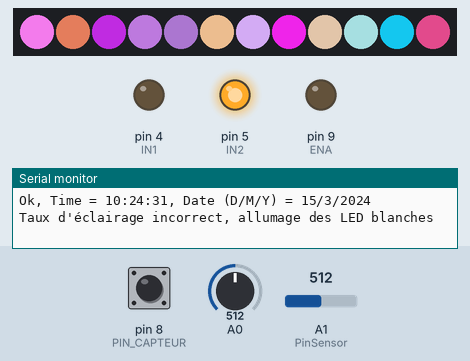
Recording of a sketch running on a simulated Arduino Uno, built with avr-gcc and run on an emulated ATmega328P. Parts: 12 RGB LEDs in strip order, left to right, output pins drawn as LEDs (lit = HIGH), the last lines printed to the serial monitor. Dashed ring = blinking. The test bench sets the inputs (shaded band); at power-on: A1 (PinSensor) = 512, pin 8 (PIN_CAPTEUR) HIGH, A0 = 512. The local clock reads 2024-03-15 10:24:30 at power-on unless the sketch sets it; random numbers use the default seed unless the sketch sets one.

Above: at 1.2 s.
1.3 s: A1 (PinSensor) set to 413
3.3 s: A1 (PinSensor) set to 388
At 4.1 s:
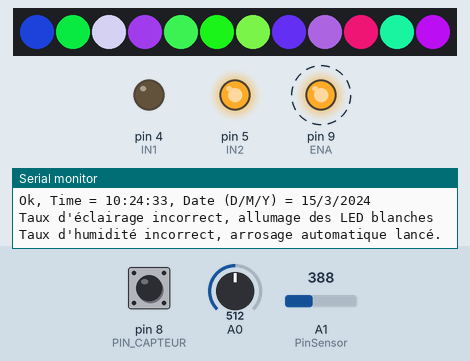
6.0 s: A1 (PinSensor) set to 410
At 7.16 s:
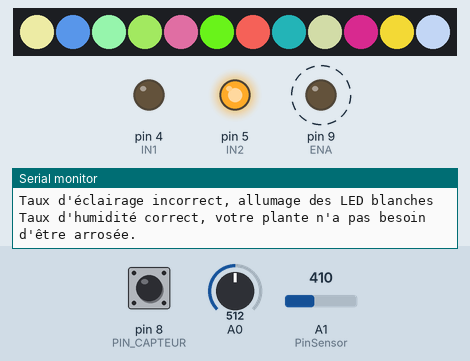
8.7 s: A1 (PinSensor) set to 390
At 9.5 s:
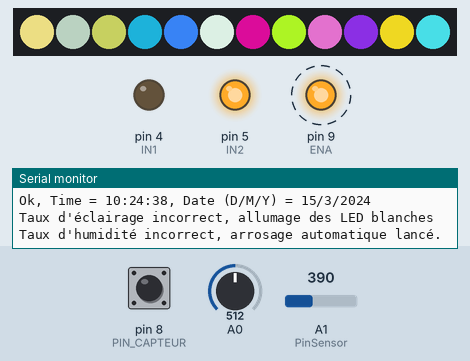
11.3 s: A1 (PinSensor) set to 511
At 14.01 s:
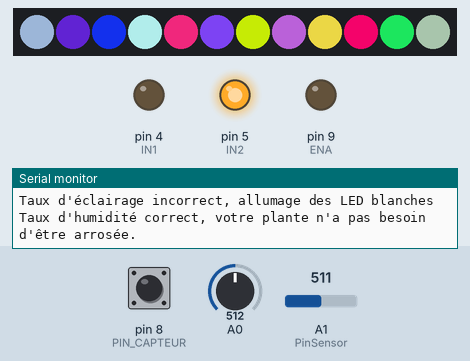
Timing chart, 0 to 15.5 s (numbered marks = the images above; inputs shaded):
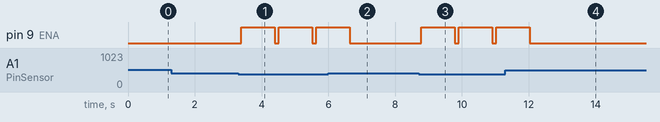

Measured:
- the behaviour switches between 401 and 400 on A1 (PinSensor) (found by bisection; images 0 and 1)
- after the input at 3.3 s, pin 9 (ENA): alternates HIGH for 1.0 s and LOW for 0.12 s, starting after 0.10 s
- after the input at 8.7 s, pin 9 (ENA): alternates HIGH for 1.0 s and LOW for 0.12 s, starting after 0.08 s
- what the display in image 1 shows lasts 1.2 s, from 3.3 s to 4.5 s

The sketch:

Programme_Final_Projet.ino
```cpp
#include <Wire.h>
#include <TimeLib.h>
#include <DS1307RTC.h>

#include <Adafruit_NeoPixel.h>

#include <SoftwareSerial.h>
SoftwareSerial HC06(2,3);

//capteur niveau d'eau
const byte PIN_CAPTEUR=8; // Déclaration de la broche du capteur
String capteur;

//capteur humidité
int PinSensor = A1;
int ValeurSensor = 0;
int pourcentage = 0;

//pompe
int TauxHumiditeMin=400;
int ENA=9; //Connecté à Arduino pin 9(sortie PWM)
int IN1=4; //Connecté à Arduino pin 4
int IN2=5; //Connecté à Arduino pin 5

//luminosité
// Parameter 32 = number of pixels in strip
// Parameter 2 = pin number (most are valid)
// Parameter 3 = pixel type flags, add together as needed:
//   NEO_KHZ800  800 KHz bitstream (most NeoPixel products w/WS2812 LEDs)
//   NEO_KHZ400  400 KHz (classic 'v1' (not v2) FLORA pixels, WS2811 drivers)
//   NEO_GRB     Pixels are wired for GRB bitstream (most NeoPixel products)
//   NEO_RGB     Pixels are wired for RGB bitstream (v1 FLORA pixels, not v2)
int X=12;


Adafruit_NeoPixel strip = Adafruit_NeoPixel(X, 6, NEO_GRB + NEO_KHZ800);

int LuminositeS=100;
int valeurTot=0;
int LuminositeMoyenne=0;

bool releveJournalier = false;
bool releveMinute = false;
int minuteCounter = 0;
int lumiereCounter = 0;

tmElements_t tm;


void setup() {
  Serial.begin(9600);
  HC06.begin(9600);

  //capteur niveau d'eau
  pinMode(PIN_CAPTEUR,INPUT_PULLUP);

  //pompe
  pinMode(ENA,OUTPUT);
  pinMode(IN1,OUTPUT);
  pinMode(IN2,OUTPUT);
  digitalWrite(ENA,LOW);
  digitalWrite(IN1,LOW);
  digitalWrite(IN2,HIGH);

  //LED
  strip.begin();
  strip.show(); // Initialise toute les led à 'off'

}

void loop() {

  //configuration du module RTC
  if (RTC.read(tm)) {
    Serial.print("Ok, Time = ");
    print2digits(tm.Hour);
    Serial.write(':');
    print2digits(tm.Minute);
    Serial.write(':');
    print2digits(tm.Second);
    Serial.print(", Date (D/M/Y) = ");
    Serial.print(tm.Day);
    Serial.write('/');
    Serial.print(tm.Month);
    Serial.write('/');
    Serial.print(tmYearToCalendar(tm.Year));
    Serial.println();
  }
  else {
    if (RTC.chipPresent()) {
      Serial.println("The DS1307 is stopped.  Please run the SetTime");
      Serial.println("example to initialize the time and begin running.");
      Serial.println();
    }
    else {
      Serial.println("DS1307 read error!  Please check the circuitry.");
      Serial.println();
    }
    delay(9000);
  }

  releveLumiere();

  calculMoyenne();

  if (LuminositeMoyenne>LuminositeS) {
    Serial.println("Taux d'éclairage correct, allumage d'ambiance");

    if (lumiereCounter==3) {
      lumiereCounter = 0;
    }

    if (lumiereCounter==0) {                                    // On fait une boucle pour définir la couleur de chaque led
      for(int i = 0; i < X; i++ ) strip.setPixelColor(i, 223, 0, 0);  // setPixelColor(n° de led, Rouge, Vert, Bleu)
    }

    else if (lumiereCounter==1) {                               // On fait une boucle pour définir la couleur de chaque led
      for(int i = 0; i < X; i++ ) strip.setPixelColor(i, 0, 223, 0);  // setPixelColor(n° de led, Rouge, Vert, Bleu)
    }

    else if (lumiereCounter==2) {                               // On fait une boucle pour définir la couleur de chaque led
      for(int i = 0; i < X; i++ ) strip.setPixelColor(i, 0, 0, 223);  // setPixelColor(n° de led, Rouge, Vert, Bleu)
    }

    lumiereCounter++;

    strip.show(); // on affiche
  }

  else {
    Serial.println("Taux d'éclairage incorrect, allumage des LED blanches");
    for(int i = 0; i < X; i++ ) strip.setPixelColor(i, random(0, 223), random(0, 223), random(0, 223));
                                  // On fait une boucle pour définir la couleur de chaque led
                                  // setPixelColor(n° de led, Rouge, Vert, Bleu)

    strip.show(); // on affiche
 }

  //capteur luminosité
  int valLum=analogRead(0);

  //capteur humidité
  ValeurSensor = analogRead(PinSensor);

  //pompe
  if (TauxHumiditeMin<ValeurSensor){
    Serial.println("Taux d'humidité correct, votre plante n'a pas besoin d'être arrosée.");
  }
  else {
    Serial.println("Taux d'humidité incorrect, arrosage automatique lancé.");
    analogWrite(ENA,255);
    delay(1000);
    analogWrite(ENA,0);
  }

  //capteur de niveau d'eau
  if (digitalRead(PIN_CAPTEUR)==LOW) { //si le pin du capteur est LOW, flotteur bas
    capteur="capteur bas";
  }
  else { //sinon, le flotteur est en haut
    capteur="capteur haut";
  }


  HC06.print(ValeurSensor);
  HC06.print("x");
  HC06.print(valLum);
  HC06.print("x");
  HC06.print(capteur);
}

void print2digits(int number) {
  if (number >= 0 && number < 10) {
    Serial.write('0');
  }
  Serial.print(number);
}

void calculMoyenne(){
  if((tm.Hour==13)&&(tm.Minute==43)&&not(releveJournalier)){
    LuminositeMoyenne=valeurTot/minuteCounter;
    releveJournalier = true;
    Serial.print("La valeur moyenne de la luminosité cette journée est de : ");
    Serial.println(LuminositeMoyenne);
  }
  if (tm.Hour==19 && tm.Minute==55 && releveJournalier) {
    releveJournalier = false;
    valeurTot=0;
  }
}

void releveLumiere() {
  if(tm.Second<=10 && not(releveMinute)){
    releveMinute = true;
    Serial.println("Relevé effectué");
    minuteCounter+=1;
    valeurTot+=analogRead(0);
  }
  if (tm.Second>=50 && releveMinute) releveMinute = false;
}
```
